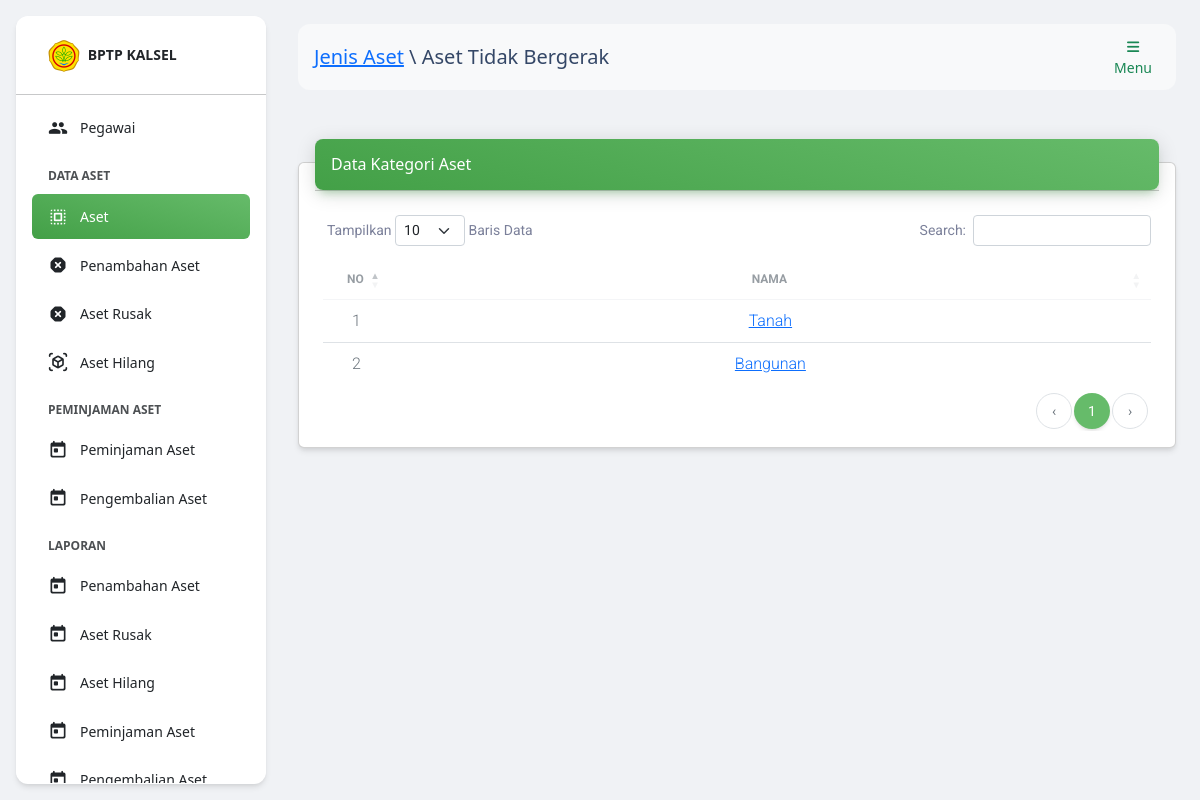
Screenshot of /index.php?h=kategori_aset&id_jenis_aset=1 (signed in) with the database file from the repository.
### tables this page shows
CREATE TABLE `jenis_aset`(
    id BIGINT UNSIGNED AUTO_INCREMENT,
    nama VARCHAR(255),
    PRIMARY KEY(id)
);

CREATE TABLE `kategori_aset`(
    id BIGINT UNSIGNED AUTO_INCREMENT,
    id_jenis_aset BIGINT UNSIGNED,
    nama VARCHAR(255),
    PRIMARY KEY(id),
    FOREIGN KEY (id_jenis_aset) REFERENCES jenis_aset (id) ON DELETE CASCADE
);

### halaman/kategori_aset/index.php (the view)
<div class="container-fluid py-4">
    <div class="row">
        <div class="col-12">
            <div class="card my-4">
                <div class="card-header p-0 position-relative mt-n4 mx-3 z-index-2">
                    <div class="bg-gradient-success shadow-success border-radius-lg p-3 d-flex justify-content-between align-items-center">
                        <h6 class="text-white text-capitalize m-0">Data Kategori Aset</h6>
                    </div>
                </div>
                <div class="card-body pb-3">
                    <div class="table-responsive p-0">
                        <table id="datatable" class="table align-items-center mb-0">
                            <thead>
                                <tr>
                                    <th class="text-uppercase text-center text-secondary text-xs font-weight-bolder opacity-7 small-td">No</th>
                                    <th class="text-uppercase text-center text-secondary text-xs font-weight-bolder opacity-7">Nama</th>
                                </tr>
                            </thead>
                            <?php
                            $result = $mysqli->query("SELECT * FROM kategori_aset WHERE id_jenis_aset=".$_GET['id_jenis_aset']);
                            $no = 1;
                            ?>
                            <tbody>
                                <?php while ($row = $result->fetch_assoc()) : ?>
                                    <tr>
                                        <td class="text-center">
                                            <p class="text-secondary mb-0"><?= $no++; ?></p>
                                        </td>
                                        <td class="text-center">
                                            <p class="text-secondary mb-0">
                                                <a href="?h=aset&id_jenis_aset=<?= $_GET['id_jenis_aset'] ?>&id_kategori_aset=<?= $row['id']; ?>">
                                                    <?= $row['nama']; ?>
                                                </a>
                                            </p>
                                        </td>
                                    </tr>
                                <?php endwhile; ?>
                            </tbody>
                        </table>
                    </div>
                </div>
            </div>
        </div>
    </div>
</div>

### index.php (shortened to what this page needs)
<?php
include_once('database/koneksi.php');
?>
<!DOCTYPE html>
<html lang="en">
<head>
    <link href="./assets/css/nucleo-icons.css" rel="stylesheet" />
    <link href="./assets/css/nucleo-svg.css" rel="stylesheet" />
    <link id="pagestyle" href="./assets/css/material-dashboard.css?v=3.0.4" rel="stylesheet" />
    <link rel="stylesheet" href="https://cdnjs.cloudflare.com/ajax/libs/twitter-bootstrap/5.2.0/css/bootstrap.min.css">
    <link rel="stylesheet" href="https://cdn.datatables.net/1.12.1/css/dataTables.bootstrap5.min.css">
    <?php include_once('komponen/js.php'); ?>
</head>
<body class="g-sidenav-show bg-gray-200">
    <?php
    if ($_SESSION['user']['status'] == 1 || $_SESSION['user']['status'] == 2 || $_SESSION['user']['status'] == 4) {
        if (isset($_GET['h'])) {
            if ($_GET['h'] === 'kategori_aset') {
                $jenis_aset = $mysqli->query("SELECT * FROM jenis_aset WHERE id=" . $_GET['id_jenis_aset'])->fetch_assoc();
                $navbar = "<a href='?h=jenis_aset'>Jenis Aset</a> \\ " . $jenis_aset['nama'] . "";
                $page = 'halaman/kategori_aset/index.php';
            }
        }
    }
    ?>
    <?php
    if ($_SESSION['user']['status'] == 1 || $_SESSION['user']['status'] == 2 || $_SESSION['user']['status'] == 4) include_once('komponen/sidebar.php'); ?>
    <main class="main-content position-relative max-height-vh-100 h-100 border-radius-lg ">
        <?php include_once('komponen/navbar.php'); ?>
        <div class="container-fluid py-4">
            <?php
            include_once($page);
            ?>
        </div>
    </main>
</body>
</html>

### index.php (style rules this page uses)
.small-td { width: 1%; white-space: nowrap; }

### rows the page displays
jenis_aset: nama "Aset Tidak Bergerak"
kategori_aset: nama "Tanah"
kategori_aset: nama "Bangunan"
